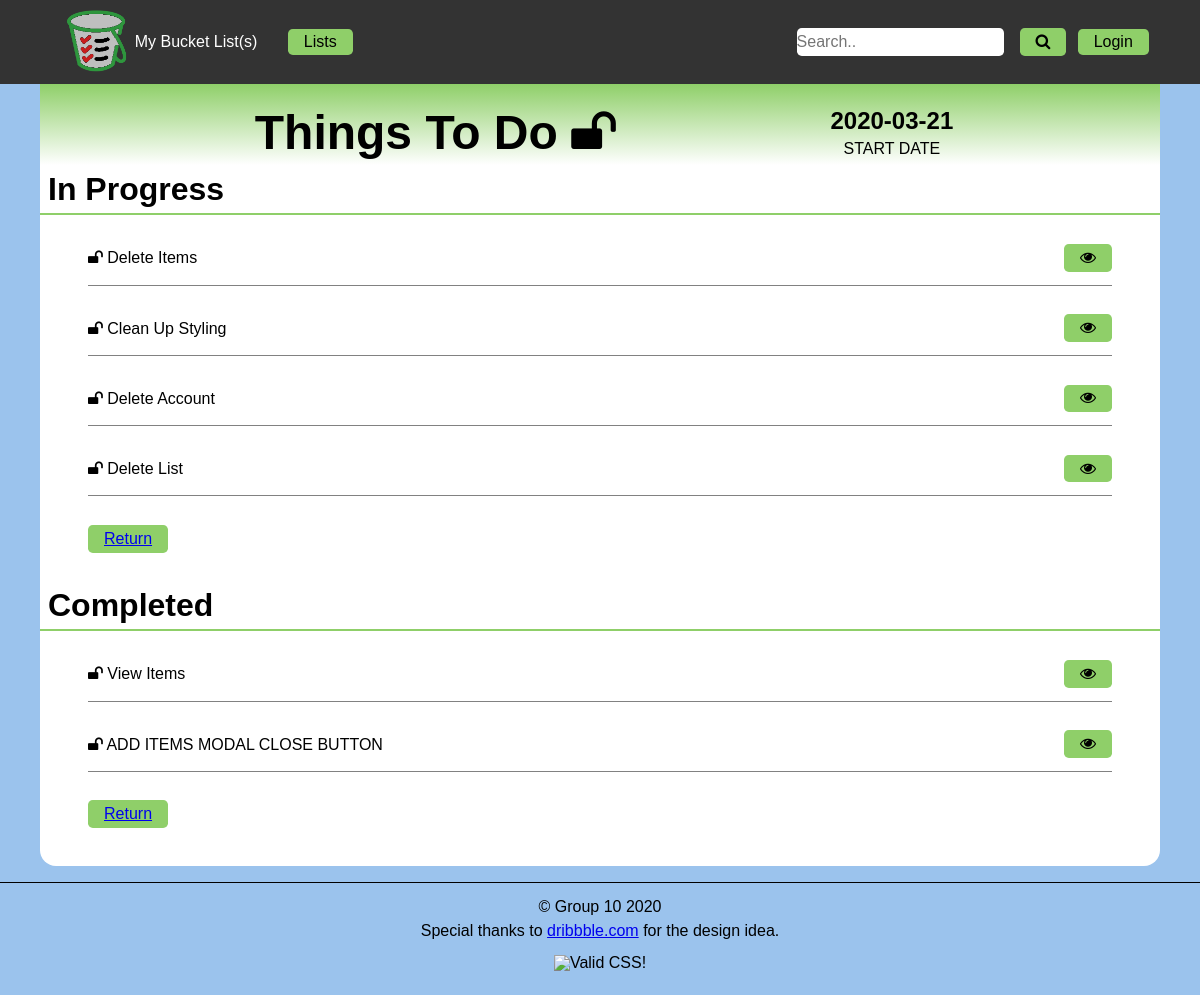
The app's page /view_list.php?list=3, older data.
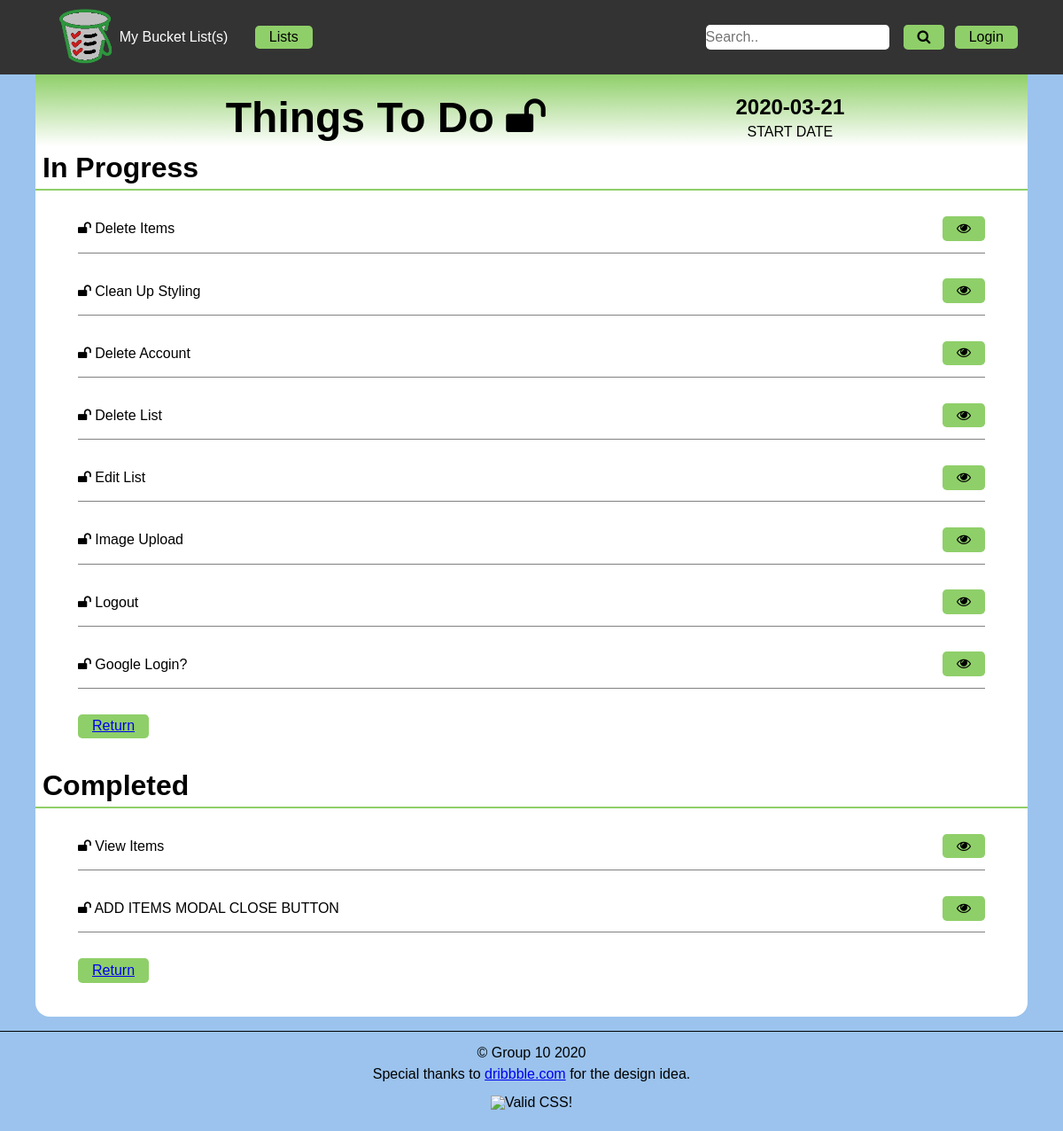
The same page, newer data.
### tables this page shows
CREATE TABLE `g10_listitems` (
  `id` int(11) NOT NULL,
  `fk_listid` int(11) NOT NULL,
  `name` varchar(50) NOT NULL,
  `description` varchar(280) DEFAULT NULL,
  `picpath` varchar(255) DEFAULT NULL,
  `completion` date DEFAULT NULL,
  `private` tinyint(1) NOT NULL DEFAULT '1'
);

### view_list.php (the view, shortened to what this page needs)
<?php
    $listid = $_GET['list'];
    $pdo = connectDB();
    $query = "SELECT * FROM `g10_lists` WHERE id = ?";
    $stmt = $pdo->prepare($query);
    $stmt->execute([$listid]);
    $list = $stmt->fetch();
    $query =  "SELECT id, name, completion, private FROM `g10_listitems` WHERE fk_listid = ?";
    $stmt = $pdo->prepare($query);
    $stmt->execute([$listid]);
    $listitems = $stmt->fetchAll();
?>
<!DOCTYPE html>
<html lang="en">
    <head>
        <?php
            include "includes/meta.php";
        ?>
    </head>
    <body>
        <header>
            <?php include 'includes/nav.php' ?>
        </header>
        <main>
            <header>
                <h1>
                    <?= $list['listname'] ?>
                    <?php if($list['private'] == 1):?>
                        <span><i class="fa fa-lock"></i></span>
                    <?php else: ?>
                        <span><i class="fa fa-unlock"></i></span>
                    <?php endif ?>
                </h1>
                <div>
                    <span><?= $list['start'] ?></span>
                    <p>START DATE</p>
                </div>
            </header>
            <h2>In Progress</h2>
            <ul>
                <?php foreach($listitems as $row): ?>
                    <?php if(($row['private'] == 1 && $list['fk_userid'] != $_SESSION['id'])||$row['completion'] != null)
                            continue;
                    ?>
                    <li>
                        <?php if ($row['private'] == 1):?>
                                <span><i class="fa fa-lock"></i> <?= $row['name']?></span>
                        <?php else: ?>
                            <span><i class="fa fa-unlock"></i> <?= $row['name']?></span>
                        <?php endif ?>
                        <div>
                            <button class="viewbutton" value="<?= $row['id']?>"><i class="fa fa-eye"></i></button>
                        </div>
                    </li>
                <?php endforeach ?>
                <li>
                    <button type="button" name="Return" ><a href="display_list.php">Return</a></button>
                </li>
            </ul>
            <h2>Completed</h2>
            <ul>
                <?php foreach($listitems as $row): ?>
                    <?php if(($row['private'] == 1 && $list['fk_userid'] != $_SESSION['id']) || $row['completion'] == null)
                            continue;
                    ?>
                    <li>
                        <?php if ($row['private'] == 1):?>
                                <span><i class="fa fa-lock"></i> <?= $row['name']?></span>
                        <?php else: ?>
                            <span><i class="fa fa-unlock"></i> <?= $row['name']?></span>
                        <?php endif ?>
                        <div>
                            <button class="viewbutton" value="<?= $row['id']?>"><i class="fa fa-eye"></i></button>
                        </div>
                    </li>
                <?php endforeach ?>
                <li>
                    <button type="button" name="Return" ><a href="display_list.php">Return</a></button>
                </li>
            </ul>
        </main>
        <?php include 'includes/footer.php' ?>
    </body>
</html>

Row changes from the older to the newer data that the page shows:
added g10_listitems: name "Edit List", $row['id'] 24 (drawn), shown under "In Progress"
added g10_listitems: name "Image Upload", $row['id'] 25 (drawn), shown under "In Progress"
added g10_listitems: name "Logout", $row['id'] 26 (drawn), shown under "In Progress"
added g10_listitems: name "Google Login?", $row['id'] 30 (drawn), shown under "In Progress"
